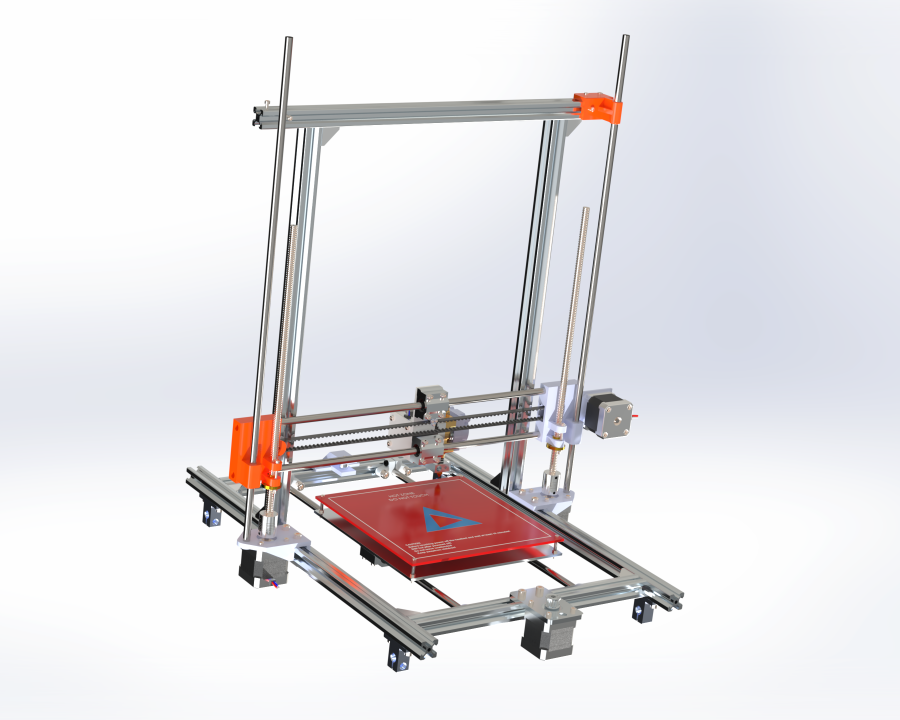
#> input picture 打印机渲染/打印机渲染.png, 2700 x 2160 px (shown at 1/3 size)
$ python -i preprocess.py   (imports and definitions only)
#> lines starting #> are read from the running program, lines starting #| are printed output that depends on the picture
"""图像预处理（5.4.2）：ROI 裁剪 + 尺寸统一 + 对比度增强 + 归一化。

说明：YOLOv8 训练/推理内部自带 letterbox 缩放与归一化，
本模块提供显式的预处理步骤，供论文 5.4.2 的方法说明与
对照实验使用，可按需在数据加载前调用。
"""

import cv2
import numpy as np


def roi_crop(img, roi):
    """ROI 裁剪：roi = (x, y, w, h)。"""
    x, y, w, h = roi
    return img[y:y + h, x:x + w]


def resize_uniform(img, size=640):
    """尺寸统一：直接缩放到 size×size。"""
    return cv2.resize(img, (size, size), interpolation=cv2.INTER_AREA)


def clahe_enhance(img):
    """CLAHE 对比度增强（光照不均匀时有助于缺陷可见性）。"""
    lab = cv2.cvtColor(img, cv2.COLOR_BGR2LAB)
    l, a, b = cv2.split(lab)
    l = cv2.createCLAHE(clipLimit=2.0, tileGridSize=(8, 8)).apply(l)
    return cv2.cvtColor(cv2.merge([l, a, b]), cv2.COLOR_LAB2BGR)


def normalize(img):
    """归一化到 [0, 1]。"""
    return img.astype(np.float32) / 255.0


def preprocess(img, size=640, roi=None, use_clahe=False, do_normalize=True):
    """完整预处理流水线。"""
    if roi is not None:
        img = roi_crop(img, roi)
    img = resize_uniform(img, size)
    if use_clahe:
        img = clahe_enhance(img)
    if do_normalize:
        img = normalize(img)
    return img

>>> import cv2
>>> picture = cv2.imread('../../打印机渲染/打印机渲染.png')
#> picture is the input picture: shape (2160, 2700, 3); mean B, G, R 228.8, 225.8, 227.9
>>> result = preprocess(picture)
#> in resize_uniform, `return cv2.resize(img, (size, size), interpolation=cv2.INTER_AREA)`:
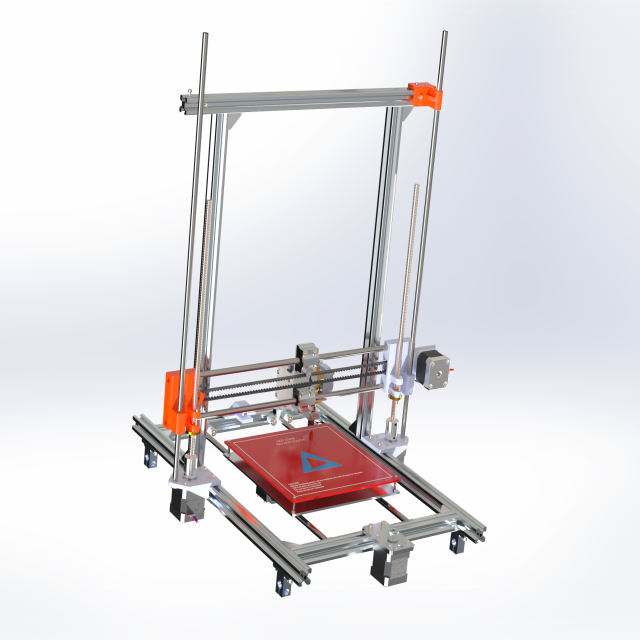
#> returned value: shape (640, 640, 3); mean of channels 0, 1, 2 228.8, 225.8, 227.9; drawn as B, G, R
